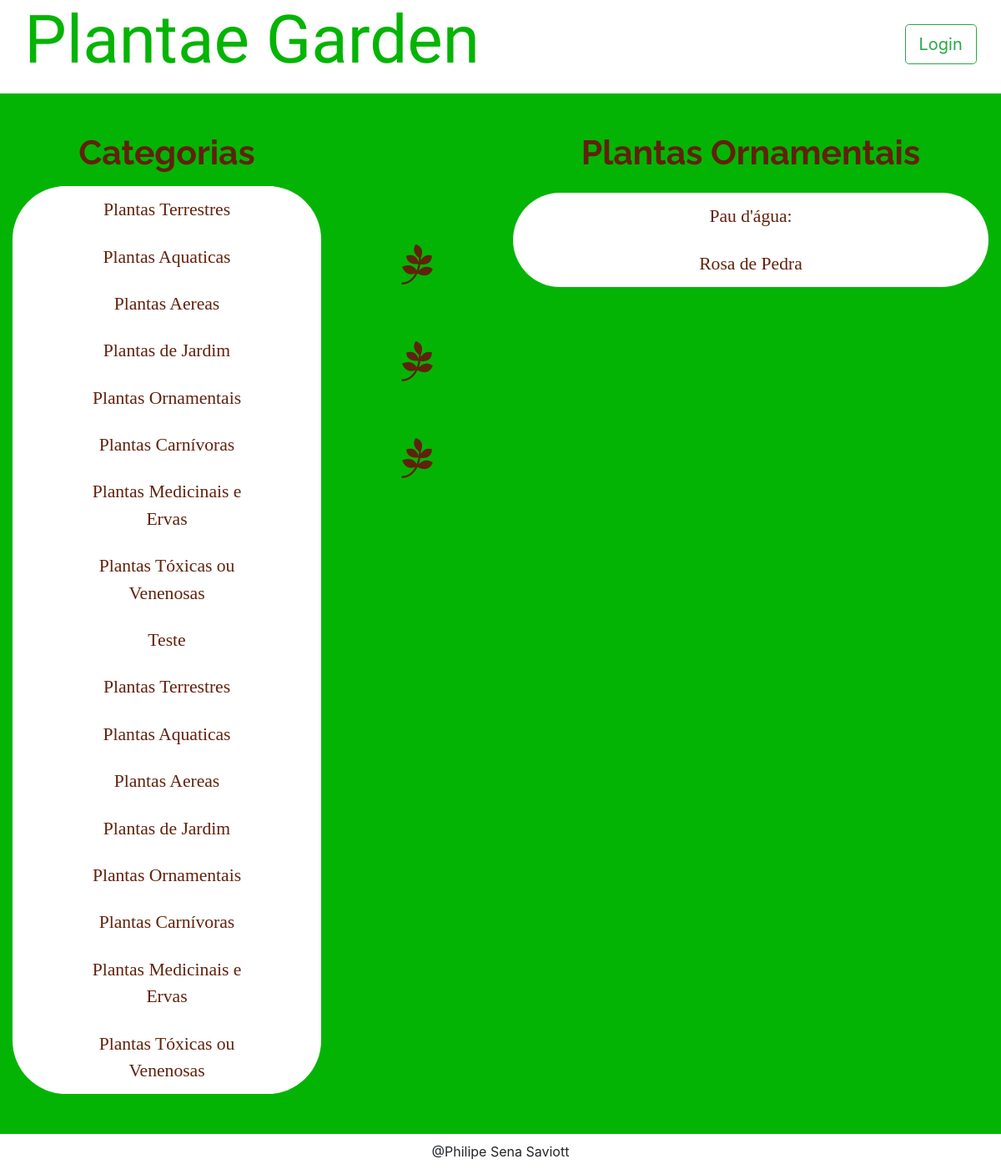
The app's page /category/5/items with its own data.
### models.py (models this page shows, shortened)
class Category(Base):
    __tablename__ = 'category'
    id = Column(Integer, primary_key=True)
    name = Column(String(50), nullable=False)
    user_id = Column(Integer, ForeignKey('user.id'))
    user = relationship(User)

class Item(Base):
    __tablename__ = 'item'
    id = Column(Integer, primary_key=True)
    name = Column(String(50), nullable=False)
    description = Column(String(1000), nullable=False)
    category_id = Column(Integer, ForeignKey('category.id'))
    category = relationship(Category)
    user_id = Column(Integer, ForeignKey('user.id'))
    user = relationship(User)

### application.py (the view, shortened to what this page needs)
@app.route('/category/<int:category_id>/items')
def categoryFunction(category_id):
    category = session.query(Category)
    category2 = session.query(Category).filter_by(id=category_id).first()
    if not hasattr(category2, 'id'):
        return "this category not exist"
    items = session.query(Item).filter_by(category_id=category2.id)
    if 'username' not in login_session:
        if items.count() == 0:
            flash("You have no items yet!")
            return render_template(
                'publicCategory.html',
                plantas=category, plantas2=category2, itemName=items)
        else:
            return render_template(
                'publicCategory.html',
                plantas=category, plantas2=category2, itemName=items)

### templates/publicCategory.html (shortened to what this page needs)
{% extends "main.html" %}
{% block content %}
{% include "header.html" %}
      <section class="row main-body">
        <div class="col-md-9">
        </div>
      </section>
      <section class="row main-body">
        <div id="item-description" class="col-md-4">
          <h2 class="cat-title">Categorias</h2>
          <div class="cat-all-list">
            {% for i in plantas %}
              <div class="list-group cat-list">
                <a href="{{ url_for('categoryFunction', category_id=i.id)}}" class="list-group-item">{{ i.name }}</a>
              </div>
            {% endfor %}
          </div>
        </div>
        <ul class="col-md-2 tree-list">
          <li><i class="fa fa-pagelines"></i></li>
          <li><i class="fa fa-pagelines"></i></li>
          <li><i class="fa fa-pagelines"></i></li>
        </ul>
        <div id="item-description" class="col-md-6">
          <h2 class="cat-title">{{ plantas2.name }}</h2>
          <div class="cat-all-list">
            {% for i in itemName %}
              <div class="list-group cat-list">
                <a href="{{ url_for('itemFunction', item_id=i.id, category_id=plantas2.id)}}" class="list-group-item" class="list-group-item">{{ i.name }}</a>
              </div>
            {% endfor %}
          </div>
        </div>
      </section>
{% endblock %}

### static/styles.css (style rules this page uses)
a:hover, a:visited, a:link, a:active { text-decoration: none; }
.list-group-item { color: #61210B; border: 0px; font-family: 'Crimson Text', serif; font-size: 135%; text-align: center; }
#item-description { margin: 2.5% 0 4% 0; }
.main-body { background-color: #04B404; }
.cat-list { border: 10px; border-radius: 20em; margin-left: 15%; width: 70% }
.cat-all-list { background-color: white; border-radius: 4em; }
.cat-title { text-align:center; margin-bottom: 4%; font-family: 'Raleway', sans-serif; font-size: 255%; color: #61210B; font-weight: bold; }
.tree-list { margin: 8% 0 0 0; list-style: none; color: #61210B; text-align: center; }
.tree-list .fa-pagelines { margin: 40% 0 0 0; font-size: 300%; }

### records on screen
Category: name "Plantas Terrestres"
Category: name "Plantas Aquaticas"
Category: name "Plantas Aereas"
Category: name "Plantas de Jardim"
Category: name "Plantas Ornamentais"
Category: name "Plantas Carnívoras"
Category: name "Plantas Medicinais e Ervas"
Category: name "Plantas Tóxicas ou Venenosas"
Category: name "Teste"
Category: name "Plantas Terrestres"
Category: name "Plantas Aquaticas"
Category: name "Plantas Aereas"
Category: name "Plantas de Jardim"
Category: name "Plantas Ornamentais"
Category: name "Plantas Carnívoras"
Category: name "Plantas Medicinais e Ervas"
Category: name "Plantas Tóxicas ou Venenosas"
Item: name "Pau d'água:"
Item: name "Rosa de Pedra"
